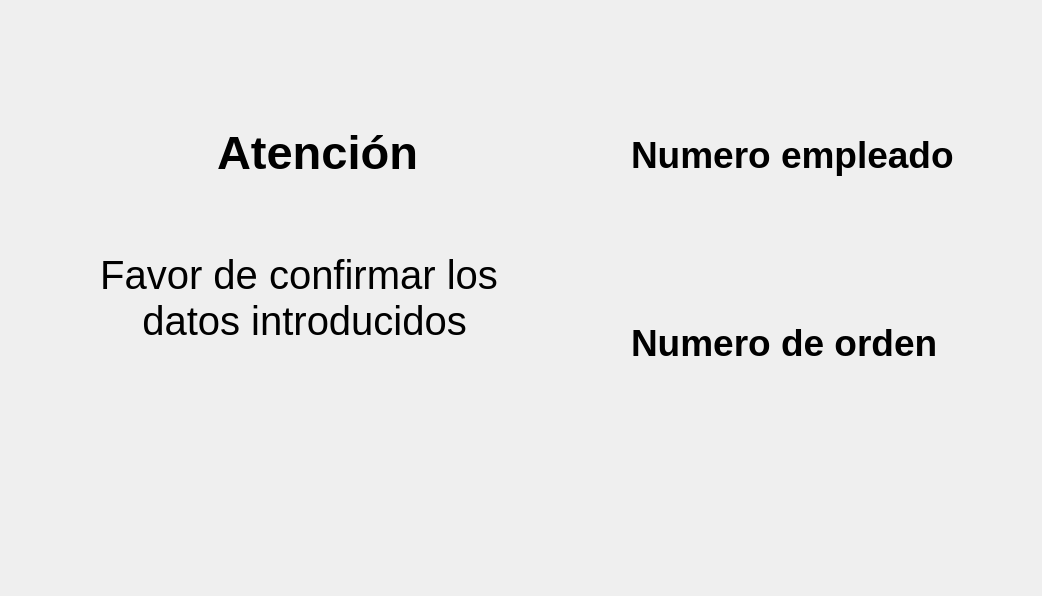
      <widget class="QWidget" name="page_11">
       <layout class="QGridLayout" name="gridLayout_5">
        <item row="0" column="1">
         <spacer name="verticalSpacer_16">
          <property name="orientation">
           <enum>Qt::Vertical</enum>
          </property>
          <property name="sizeType">
           <enum>QSizePolicy::Fixed</enum>
          </property>
          <property name="sizeHint" stdset="0">
           <size>
            <width>20</width>
            <height>78</height>
           </size>
          </property>
         </spacer>
        </item>
        <item row="0" column="3">
         <spacer name="verticalSpacer_14">
          <property name="orientation">
           <enum>Qt::Vertical</enum>
          </property>
          <property name="sizeHint" stdset="0">
           <size>
            <width>20</width>
            <height>91</height>
           </size>
          </property>
         </spacer>
        </item>
        <item row="1" column="0">
         <spacer name="horizontalSpacer_47">
          <property name="orientation">
           <enum>Qt::Horizontal</enum>
          </property>
          <property name="sizeType">
           <enum>QSizePolicy::Fixed</enum>
          </property>
          <property name="sizeHint" stdset="0">
           <size>
            <width>38</width>
            <height>20</height>
           </size>
          </property>
         </spacer>
        </item>
        <item row="1" column="1" colspan="2">
         <layout class="QVBoxLayout" name="verticalLayout_14">
          <item>
           <layout class="QHBoxLayout" name="horizontalLayout_46">
            <item>
             <spacer name="horizontalSpacer_34">
              <property name="orientation">
               <enum>Qt::Horizontal</enum>
              </property>
              <property name="sizeHint" stdset="0">
               <size>
                <width>40</width>
                <height>20</height>
               </size>
              </property>
             </spacer>
            </item>
            <item>
             <widget class="QLabel" name="lblTest1_21">
              <property name="minimumSize">
               <size>
                <width>80</width>
                <height>80</height>
               </size>
              </property>
              <property name="maximumSize">
               <size>
                <width>80</width>
                <height>80</height>
               </size>
              </property>
              <property name="text">
               <string/>
              </property>
              <property name="pixmap">
               <pixmap resource="../resources/resources.qrc">:/resources/idea.png</pixmap>
              </property>
              <property name="scaledContents">
               <bool>true</bool>
              </property>
             </widget>
            </item>
            <item>
             <widget class="QLabel" name="lblCode_43">
              <property name="minimumSize">
               <size>
                <width>250</width>
                <height>100</height>
               </size>
              </property>
              <property name="maximumSize">
               <size>
                <width>250</width>
                <height>16777215</height>
               </size>
              </property>
              <property name="font">
               <font>
                <pointsize>35</pointsize>
                <bold>true</bold>
               </font>
              </property>
              <property name="text">
               <string>Atención</string>
              </property>
             </widget>
            </item>
            <item>
             <spacer name="horizontalSpacer_27">
              <property name="orientation">
               <enum>Qt::Horizontal</enum>
              </property>
              <property name="sizeHint" stdset="0">
               <size>
                <width>40</width>
                <height>20</height>
               </size>
              </property>
             </spacer>
            </item>
           </layout>
          </item>
          <item>
           <layout class="QHBoxLayout" name="horizontalLayout_72">
            <property name="spacing">
             <number>30</number>
            </property>
            <item>
             <widget class="QLabel" name="label_16">
              <property name="minimumSize">
               <size>
                <width>500</width>
                <height>180</height>
               </size>
              </property>
              <property name="maximumSize">
               <size>
                <width>500</width>
                <height>180</height>
               </size>
              </property>
              <property name="font">
               <font>
                <pointsize>30</pointsize>
                <bold>false</bold>
               </font>
              </property>
              <property name="styleSheet">
               <string notr="true"/>
              </property>
              <property name="text">
               <string>Favor de confirmar los
 datos introducidos</string>
              </property>
              <property name="alignment">
               <set>Qt::AlignCenter</set>
              </property>
             </widget>
            </item>
           </layout>
          </item>
          <item>
           <layout class="QHBoxLayout" name="horizontalLayout_45">
            <item>
             <spacer name="horizontalSpacer_48">
              <property name="orientation">
               <enum>Qt::Horizontal</enum>
              </property>
              <property name="sizeType">
               <enum>QSizePolicy::Fixed</enum>
              </property>
              <property name="sizeHint" stdset="0">
               <size>
                <width>38</width>
                <height>17</height>
               </size>
              </property>
             </spacer>
            </item>
            <item>
             <layout class="QHBoxLayout" name="horizontalLayout_40">
              <item>
               <widget class="QLabel" name="lblConfirmUserInfo">
                <property name="minimumSize">
                 <size>
                  <width>100</width>
                  <height>100</height>
                 </size>
                </property>
                <property name="maximumSize">
                 <size>
                  <width>100</width>
                  <height>100</height>
                 </size>
                </property>
                <property name="cursor">
                 <cursorShape>PointingHandCursor</cursorShape>
                </property>
                <property name="text">
                 <string/>
                </property>
                <property name="pixmap">
                 <pixmap resource="../resources/resources.qrc">:/resources/right.png</pixmap>
                </property>
                <property name="scaledContents">
                 <bool>true</bool>
                </property>
                <property name="wordWrap">
                 <bool>false</bool>
                </property>
               </widget>
              </item>
              <item>
               <spacer name="horizontalSpacer_65">
                <property name="orientation">
                 <enum>Qt::Horizontal</enum>
                </property>
                <property name="sizeType">
                 <enum>QSizePolicy::Fixed</enum>
                </property>
                <property name="sizeHint" stdset="0">
                 <size>
                  <width>40</width>
                  <height>20</height>
                 </size>
                </property>
               </spacer>
              </item>
              <item>
               <widget class="QLabel" name="lblDenyUserInfo">
                <property name="minimumSize">
                 <size>
                  <width>100</width>
                  <height>100</height>
                 </size>
                </property>
                <property name="maximumSize">
                 <size>
                  <width>100</width>
                  <height>100</height>
                 </size>
                </property>
                <property name="cursor">
                 <cursorShape>PointingHandCursor</cursorShape>
                </property>
                <property name="text">
                 <string/>
                </property>
                <property name="pixmap">
                 <pixmap resource="../resources/resources.qrc">:/resources/close.png</pixmap>
                </property>
                <property name="scaledContents">
                 <bool>true</bool>
                </property>
                <property name="wordWrap">
                 <bool>false</bool>
                </property>
               </widget>
              </item>
             </layout>
            </item>
            <item>
             <spacer name="horizontalSpacer_71">
              <property name="orientation">
               <enum>Qt::Horizontal</enum>
              </property>
              <property name="sizeType">
               <enum>QSizePolicy::Fixed</enum>
              </property>
              <property name="sizeHint" stdset="0">
               <size>
                <width>38</width>
                <height>17</height>
               </size>
              </property>
             </spacer>
            </item>
           </layout>
          </item>
         </layout>
        </item>
        <item row="1" column="3">
         <layout class="QVBoxLayout" name="verticalLayout_24">
          <item>
           <layout class="QHBoxLayout" name="horizontalLayout_74">
            <item>
             <widget class="QLabel" name="lblTest1_22">
              <property name="minimumSize">
               <size>
                <width>70</width>
                <height>70</height>
               </size>
              </property>
              <property name="maximumSize">
               <size>
                <width>70</width>
                <height>70</height>
               </size>
              </property>
              <property name="text">
               <string/>
              </property>
              <property name="pixmap">
               <pixmap resource="../resources/resources.qrc">:/resources/user.png</pixmap>
              </property>
              <property name="scaledContents">
               <bool>true</bool>
              </property>
             </widget>
            </item>
            <item>
             <widget class="QLabel" name="label_27">
              <property name="minimumSize">
               <size>
                <width>400</width>
                <height>50</height>
               </size>
              </property>
              <property name="maximumSize">
               <size>
                <width>300</width>
                <height>50</height>
               </size>
              </property>
              <property name="font">
               <font>
                <pointsize>28</pointsize>
                <bold>true</bold>
               </font>
              </property>
              <property name="text">
               <string>Numero empleado</string>
              </property>
             </widget>
            </item>
           </layout>
          </item>
          <item>
           <widget class="QLabel" name="lblNumeroEmpleado">
            <property name="minimumSize">
             <size>
              <width>400</width>
              <height>70</height>
             </size>
            </property>
            <property name="maximumSize">
             <size>
              <width>320</width>
              <height>70</height>
             </size>
            </property>
            <property name="font">
             <font>
              <pointsize>28</pointsize>
             </font>
            </property>
            <property name="text">
             <string/>
            </property>
           </widget>
          </item>
          <item>
           <layout class="QHBoxLayout" name="horizontalLayout_75">
            <item>
             <widget class="QLabel" name="lblTest1_23">
              <property name="minimumSize">
               <size>
                <width>70</width>
                <height>70</height>
               </size>
              </property>
              <property name="maximumSize">
               <size>
                <width>70</width>
                <height>70</height>
               </size>
              </property>
              <property name="text">
               <string/>
              </property>
              <property name="pixmap">
               <pixmap resource="../resources/resources.qrc">:/resources/edit (1).png</pixmap>
              </property>
              <property name="scaledContents">
               <bool>true</bool>
              </property>
             </widget>
            </item>
            <item>
             <widget class="QLabel" name="label_29">
              <property name="minimumSize">
               <size>
                <width>400</width>
                <height>50</height>
               </size>
              </property>
              <property name="maximumSize">
               <size>
                <width>300</width>
                <height>50</height>
               </size>
              </property>
              <property name="font">
               <font>
                <pointsize>28</pointsize>
                <bold>true</bold>
               </font>
              </property>
              <property name="text">
               <string>Numero de orden</string>
              </property>
             </widget>
            </item>
           </layout>
          </item>
          <item>
           <widget class="QLabel" name="lblNumeroOrden">
            <property name="minimumSize">
             <size>
              <width>400</width>
              <height>70</height>
             </size>
            </property>
            <property name="maximumSize">
             <size>
              <width>400</width>
              <height>70</height>
             </size>
            </property>
            <property name="font">
             <font>
              <pointsize>28</pointsize>
             </font>
            </property>
            <property name="text">
             <string/>
            </property>
           </widget>
          </item>
         </layout>
        </item>
        <item row="2" column="2">
         <spacer name="verticalSpacer_15">
          <property name="orientation">
           <enum>Qt::Vertical</enum>
          </property>
          <property name="sizeHint" stdset="0">
           <size>
            <width>20</width>
            <height>91</height>
           </size>
          </property>
         </spacer>
        </item>
        <item row="2" column="3">
         <spacer name="verticalSpacer_17">
          <property name="orientation">
           <enum>Qt::Vertical</enum>
          </property>
          <property name="sizeType">
           <enum>QSizePolicy::Fixed</enum>
          </property>
          <property name="sizeHint" stdset="0">
           <size>
            <width>288</width>
            <height>40</height>
           </size>
          </property>
         </spacer>
        </item>
       </layout>
      </widget>
